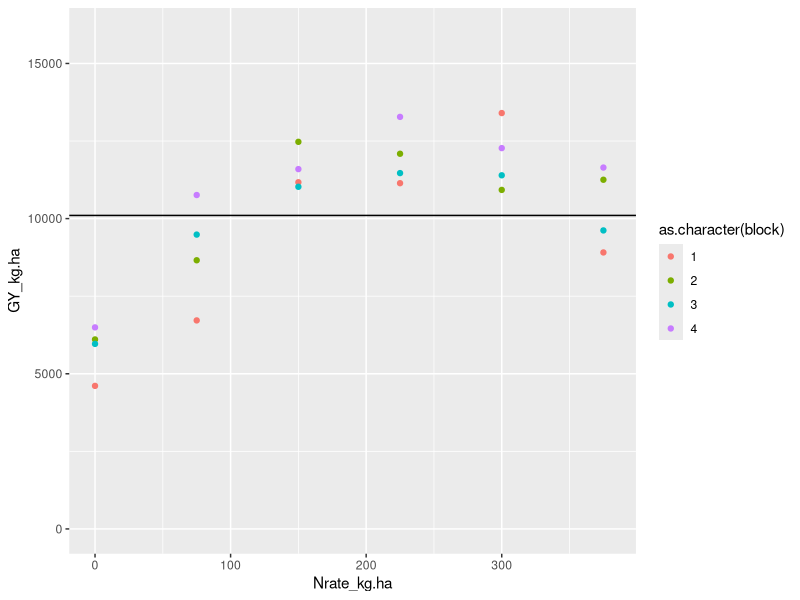
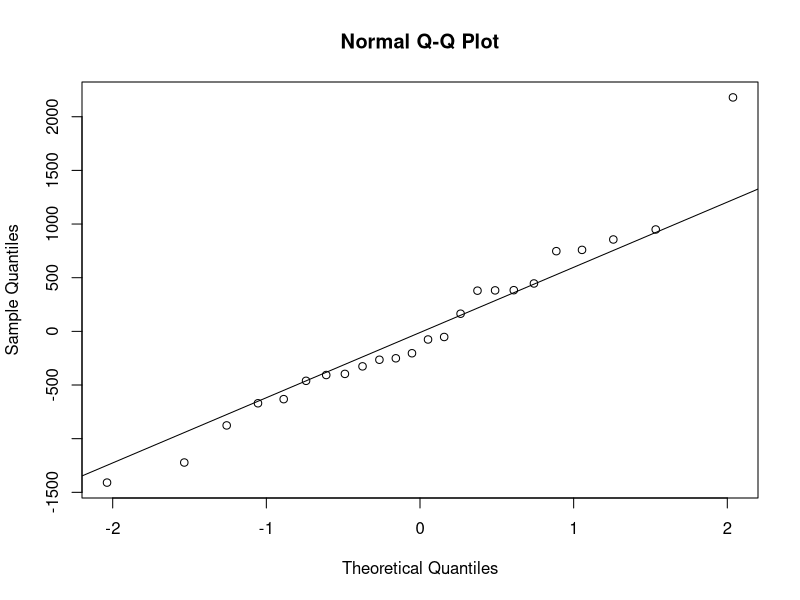
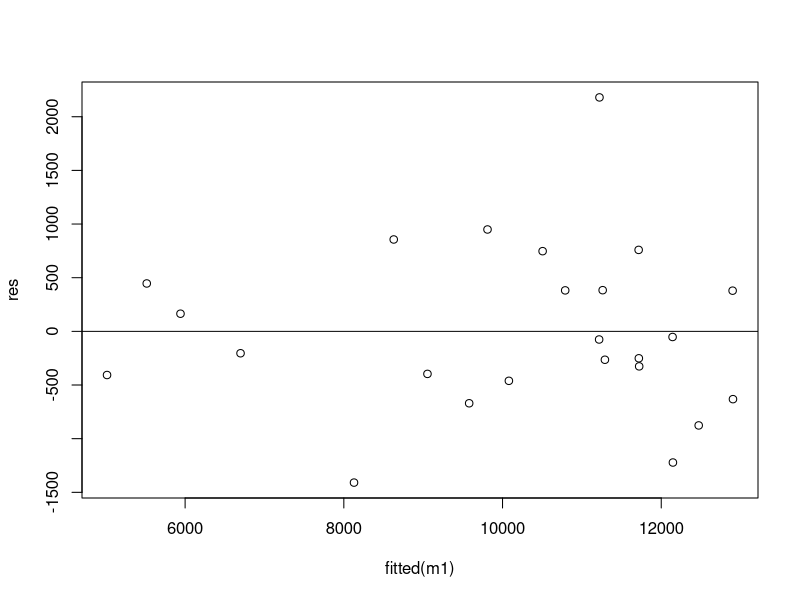
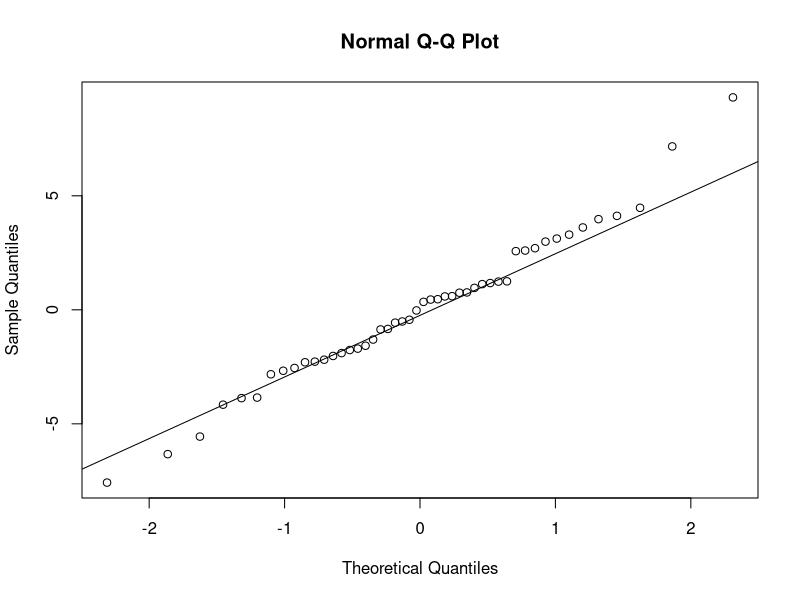
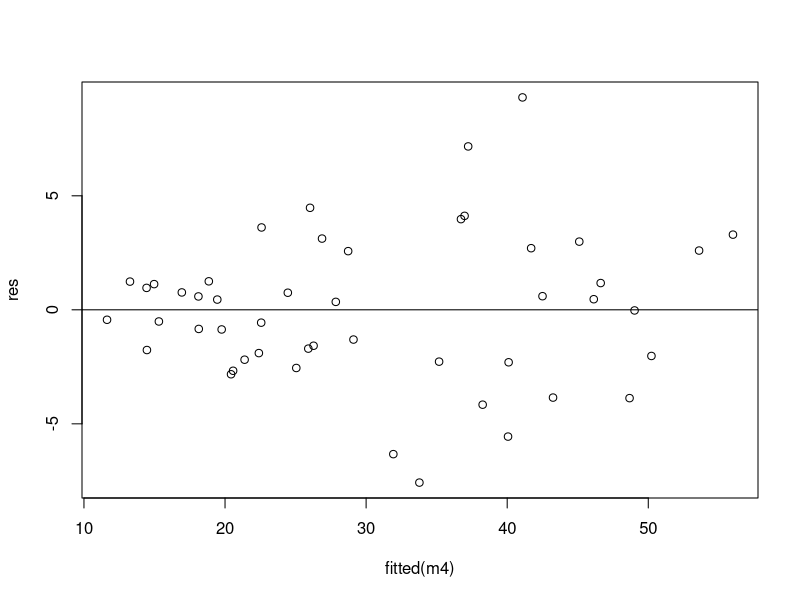

Generate these figures, in order, with R:
## ---- chunk 1
install.packages("emmeans")
install.packages("car")
install.packages("lmerTest")

library(tidyverse)
library(emmeans)
library(car)
library(lmerTest)
## ---- chunk 2
df <- read.csv("../Data/Nfer_Corn.csv")

summary(df)
glimpse(df)
## ---- chunk 3
df %>% 
  ggplot(aes(Nrate_kg.ha,GY_kg.ha)) +
  geom_point(aes(color=as.character(block))) +
  scale_x_continuous(limits = c(0,380))+
  scale_y_continuous(limits = c(0,16000)) +
  geom_hline(yintercept = mean(df$GY_kg.ha))
## ---- chunk 4
df <- df %>% 
  mutate(across(c(block,Nrate_kg.ha),as.factor))
## ---- chunk 5
m1 <- lm(GY_kg.ha~Nrate_kg.ha+block, data=df)
summary(m1)
## ---- chunk 6
contrasts(df$Nrate_kg.ha) <- contr.sum(6)

m2 <- lm(GY_kg.ha~Nrate_kg.ha+block, data=df)
summary(m2)

## ---- chunk 7
anova(m1)
anova(m2)
## ---- chunk 8
m2 <- aov(GY_kg.ha~Nrate_kg.ha+block, data=df)
summary(m2)
## ---- chunk 9
res <- residuals(m1)

# Normality
shapiro.test(res) # H0: residuals are normally distributed; do not reject H0 if p-value > 0.05

qqnorm(res);qqline(res)

# Homogeinity of variance
plot(fitted(m1), res);abline(0,0)

car::leveneTest(GY_kg.ha~Nrate_kg.ha, 
           data = df)

## ---- chunk 10
m1_means <- emmeans(m1,~Nrate_kg.ha)
m1_means
## ---- chunk 11
# p-values for the pairwise comparisons
graphics::pairs(m1_means,
                level = 0.95)

# Confidence intervals for the pairwise comparions
confint(graphics::pairs(m1_means,
              adjust="none",
              level = 0.95))

# Obteining letters for showing differences
multcomp::cld(m1_means,adjust = "none", 
              Letters = letters,
              level = 0.95,
              decreasing = TRUE)
## ---- chunk 12
# p-values for the pairwise comparisons
graphics::pairs(m1_means,
                level = 0.95)

# Confidence intervals for the pairwise comparions
confint(graphics::pairs(m1_means,
              adjust="tukey",
              level = 0.95))

# Obteining letters for showing differences
multcomp::cld(m1_means,adjust = "sidak", 
              Letters = letters,
              level = 0.95,
              decreasing = TRUE)
## ---- chunk 13
df2 <- read.csv("../Data/Sorgh_Dens_Hyb.csv") %>% 
  mutate(across(c(Block,Density,Hyb), as.factor))

summary(df2)
glimpse(df2)
## ---- chunk 14
m3 <- aov(Weight~Density+Error(Block)+Hyb+Density:Hyb,
    data = df2)

summary(m3)
## ---- chunk 15
m4 <- lmerTest::lmer(Weight~Density*Hyb+(1|Density:Block),
               data=df2)

summary(m4)
## ---- chunk 16
# Type I sum of squares
summary(m3)
# Type III sum of squares
anova(m4)

## ---- chunk 17
res <- residuals(m4)

# Normality
shapiro.test(res) # H0: residuals are normally distributed; do not reject H0 if p-value > 0.05

qqnorm(res);qqline(res)

# Homogeinity of variance
plot(fitted(m4), res);abline(0,0)

car::leveneTest(Weight~Density*Hyb, 
           data = df2)

## ---- chunk 18
m4_Dens_mean <- emmeans(m4,~Density)
m4_Dens_mean
## ---- chunk 19
m4_Hyb_mean <- emmeans(m4,~Hyb)
m4_Hyb_mean
## ---- chunk 20
# p-values for the pairwise comparisons
graphics::pairs(m4_Dens_mean,
                level = 0.95)

# Confidence intervals for the pairwise comparisons
confint(graphics::pairs(m4_Dens_mean,
              adjust="tukey",
              level = 0.95))

# Obtaining letters for showing differences
multcomp::cld(m4_Dens_mean,adjust = "sidak", 
              Letters = letters,
              level = 0.95,
              decreasing = TRUE)
## ---- chunk 21
# p-values for the pairwise comparisons
graphics::pairs(m4_Hyb_mean,
                level = 0.95)

# Confidence intervals for the pairwise comparisons
confint(graphics::pairs(m4_Hyb_mean,
              adjust="tukey",
              level = 0.95))

# Obtaining letters for showing differences
multcomp::cld(m4_Hyb_mean,adjust = "sidak", 
              Letters = letters,
              level = 0.95,
              decreasing = TRUE)
